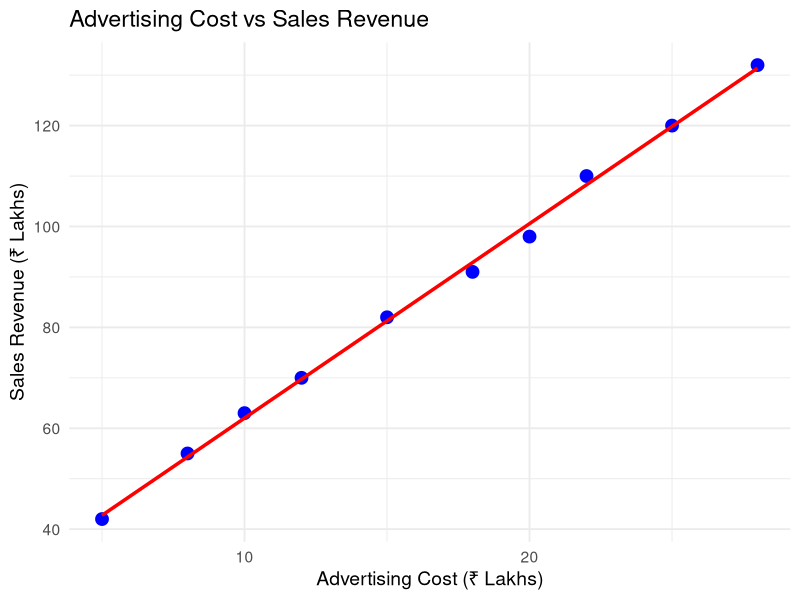

This chart was generated by the following R code:
library(ggplot2)

data <- data.frame(

Advertising = c(5,8,10,12,15,18,20,22,25,28),

Sales = c(42,55,63,70,82,91,98,110,120,132)

)

ggplot(data,
       aes(Advertising,
           Sales)) +

geom_point(
size=4,
color="blue"
) +

geom_smooth(
method="lm",
color="red",
linewidth=1.2,
se=FALSE
)+

labs(

title="Advertising Cost vs Sales Revenue",

x="Advertising Cost (₹ Lakhs)",

y="Sales Revenue (₹ Lakhs)"

)+

theme_minimal(base_size=14)
